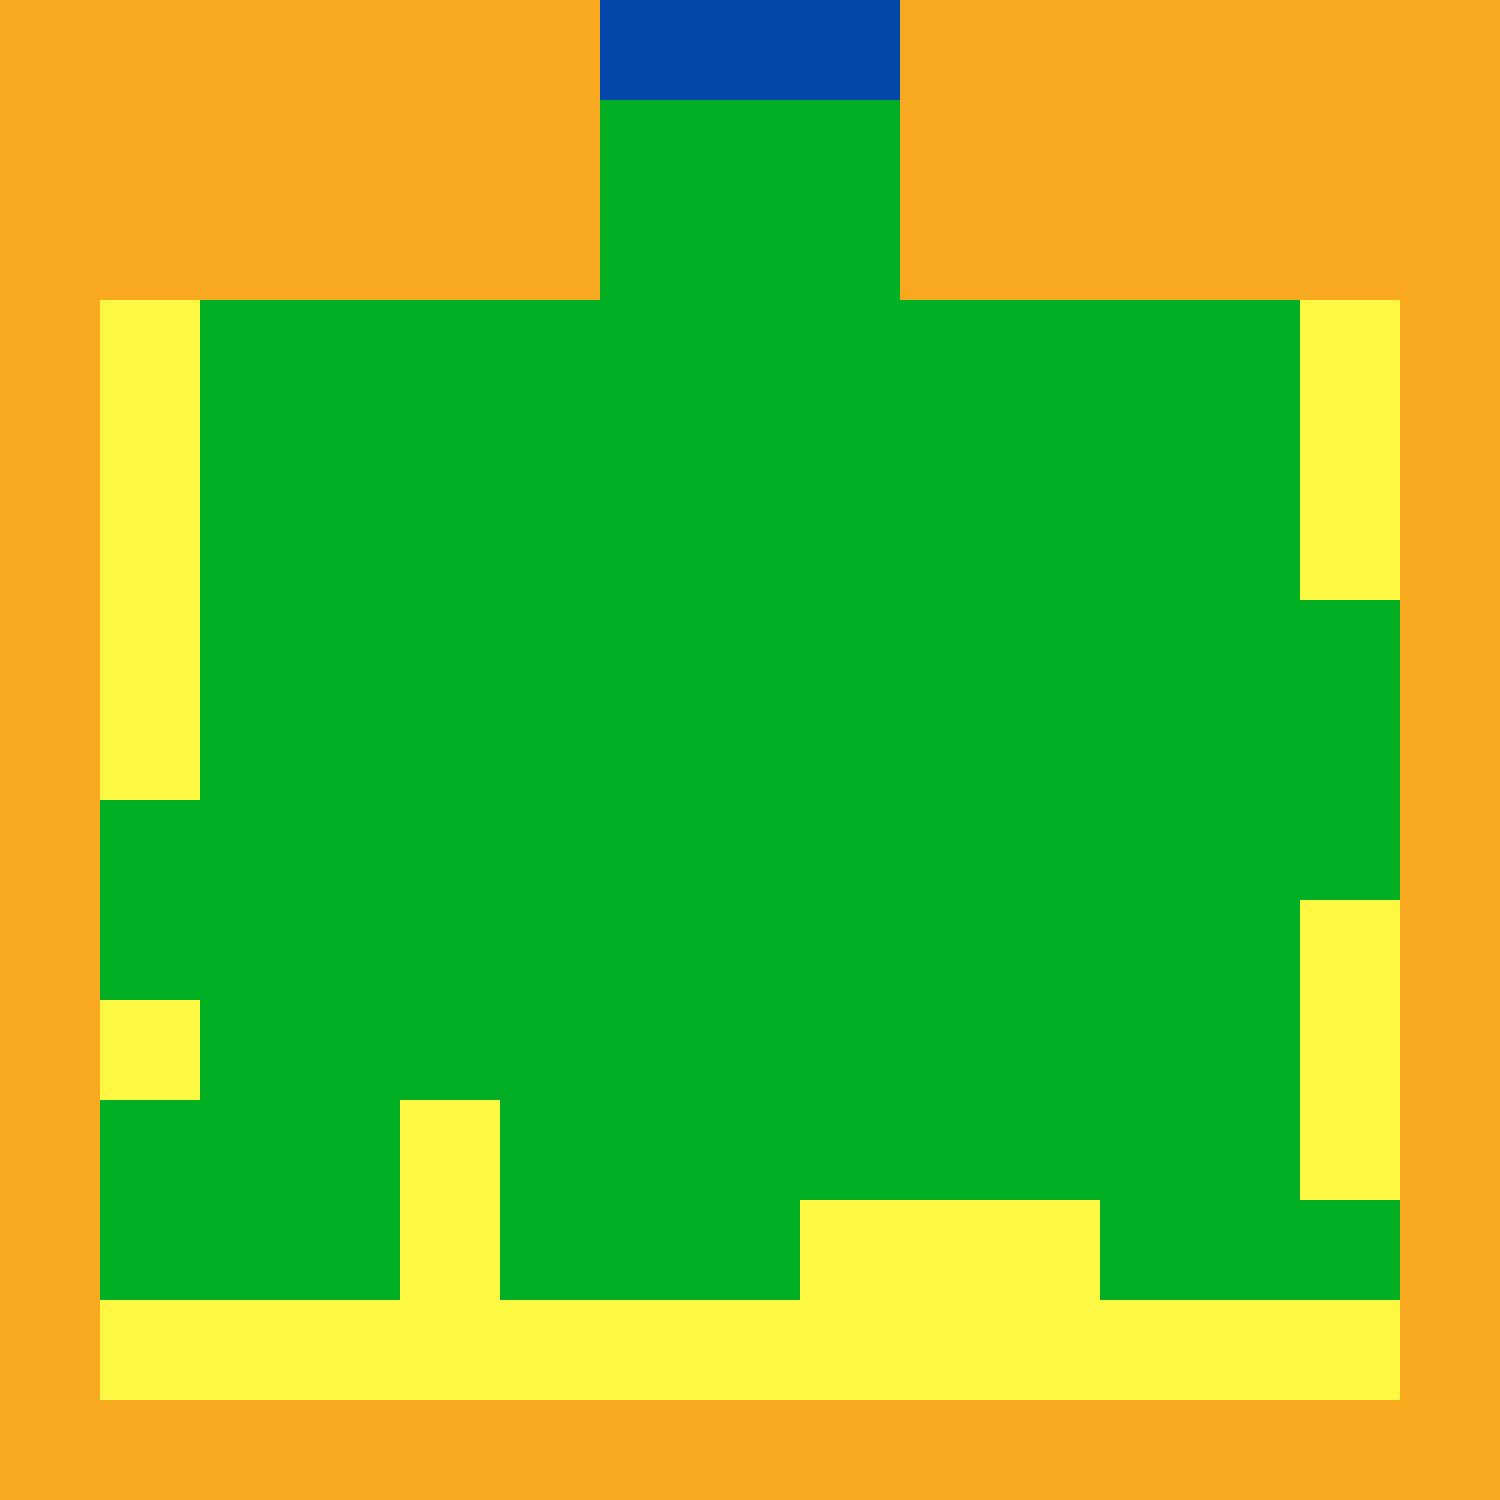

A 2D game scene composited from a Tiled map and its tileset images. What follows is a short description and the map's XML, with every tile layer's data as written:
An orthogonal 15x15 tile map with 100x100 px tiles, 4 tile layers (vert, orange, jaune, zone), 3 tilesets.

<map version="1.4" tiledversion="1.4.3" orientation="orthogonal" renderorder="right-down" width="15" height="15" tilewidth="100" tileheight="100" infinite="0" nextlayerid="5" nextobjectid="1">
 <editorsettings>
  <export target="pc_T1.json" format="json" />
 </editorsettings>
 <tileset firstgid="1" name="placeholder_tiled" tilewidth="100" tileheight="100" tilecount="200" columns="20">
  <image source="placeholder_tiled.png" width="2000" height="1000" />
 </tileset>
 <tileset firstgid="201" name="placeholder_tiled" tilewidth="100" tileheight="100" tilecount="200" columns="20">
  <image source="placeholder_tiled.png" width="2000" height="1000" />
 </tileset>
 <tileset firstgid="401" name="placeholder_tiled" tilewidth="100" tileheight="100" tilecount="200" columns="20">
  <image source="placeholder_tiled.png" width="2000" height="1000" />
 </tileset>
 <layer id="1" name="vert" width="15" height="15">
  <data encoding="csv">
0,0,0,0,0,0,6,6,6,0,0,0,0,0,0,
0,0,0,0,0,0,26,26,26,0,0,0,0,0,0,
0,0,0,0,0,0,46,46,46,0,0,0,0,0,0,
0,8,9,10,10,10,10,10,10,10,7,8,9,10,0,
0,8,9,10,30,30,30,30,30,30,10,10,10,10,0,
0,8,9,10,50,50,50,50,50,50,6,7,8,9,0,
0,8,9,10,70,70,70,70,70,70,26,27,28,29,0,
0,8,9,10,90,90,90,90,90,90,46,47,48,49,0,
0,8,9,10,70,86,87,88,89,90,66,67,68,69,0,
0,8,9,10,90,86,87,88,89,90,86,87,88,89,0,
0,8,9,10,10,6,7,8,9,10,86,87,88,89,0,
0,6,6,6,6,6,6,6,6,6,6,86,87,88,0,
0,26,26,26,26,26,26,26,26,26,6,86,87,88,0,
0,46,46,46,46,46,46,46,46,46,26,86,87,88,0,
0,0,0,0,0,0,0,0,0,0,0,0,0,0,0
</data>
 </layer>
 <layer id="2" name="orange" width="15" height="15">
  <data encoding="csv">
11,11,11,11,11,11,0,0,0,11,11,11,11,11,11,
11,11,11,11,11,11,0,0,0,11,11,11,11,11,11,
11,11,11,11,11,11,0,0,0,11,11,11,11,11,11,
11,0,0,0,0,0,0,0,0,0,0,0,0,0,11,
11,0,0,0,0,0,0,0,0,0,0,0,0,0,11,
11,0,0,0,0,0,0,0,0,0,0,0,0,0,11,
11,0,0,0,0,0,0,0,0,0,0,0,0,0,11,
11,0,0,0,0,0,0,0,0,0,0,0,0,0,11,
11,0,0,0,0,0,0,0,0,0,0,0,0,0,11,
11,0,0,0,0,0,0,0,0,0,0,0,0,0,11,
11,0,0,0,0,0,0,0,0,0,0,0,0,0,11,
11,0,0,0,0,0,0,0,0,0,0,0,0,0,11,
11,0,0,0,0,0,0,0,0,0,0,0,0,0,11,
11,0,0,0,0,0,0,0,0,0,0,0,0,0,11,
11,11,11,11,11,11,11,11,11,11,11,11,11,11,11
</data>
 </layer>
 <layer id="3" name="jaune" width="15" height="15">
  <data encoding="csv">
0,0,0,0,0,0,0,0,0,0,0,0,0,0,0,
0,0,0,0,0,0,0,0,0,0,0,0,0,0,0,
0,0,0,0,0,0,0,0,0,0,0,0,0,0,0,
0,16,0,0,0,0,0,0,0,0,0,0,0,16,0,
0,16,0,0,0,0,0,0,0,0,0,0,0,16,0,
0,16,0,0,0,0,0,0,0,0,0,0,0,16,0,
0,16,0,0,0,0,0,0,0,0,0,0,0,0,0,
0,16,0,0,0,0,0,0,0,0,0,0,0,0,0,
0,0,0,0,0,0,0,0,0,0,0,0,0,0,0,
0,0,0,0,0,0,0,0,0,0,0,0,0,16,0,
0,16,0,0,0,0,0,0,0,0,0,0,0,16,0,
0,0,0,0,16,0,0,0,0,0,0,0,0,16,0,
0,0,0,0,16,0,0,0,16,16,16,0,0,0,0,
0,16,16,16,16,16,16,16,16,16,16,16,16,16,0,
0,0,0,0,0,0,0,0,0,0,0,0,0,0,0
</data>
 </layer>
 <layer id="4" name="zone" width="15" height="15">
  <data encoding="csv">
0,0,0,0,0,0,5,5,5,0,0,0,0,0,0,
0,0,0,0,0,0,0,0,0,0,0,0,0,0,0,
0,0,0,0,0,0,0,0,0,0,0,0,0,0,0,
0,0,0,0,0,0,0,0,0,0,0,0,0,0,0,
0,0,0,0,0,0,0,0,0,0,0,0,0,0,0,
0,0,0,0,0,0,0,0,0,0,0,0,0,0,0,
0,0,0,0,0,0,0,0,0,0,0,0,0,0,0,
0,0,0,0,0,0,0,0,0,0,0,0,0,0,0,
0,0,0,0,0,0,0,0,0,0,0,0,0,0,0,
0,0,0,0,0,0,0,0,0,0,0,0,0,0,0,
0,0,0,0,0,0,0,0,0,0,0,0,0,0,0,
0,0,0,0,0,0,0,0,0,0,0,0,0,0,0,
0,0,0,0,0,0,0,0,0,0,0,0,0,0,0,
0,0,0,0,0,0,0,0,0,0,0,0,0,0,0,
0,0,0,0,0,0,0,0,0,0,0,0,0,0,0
</data>
 </layer>
</map>